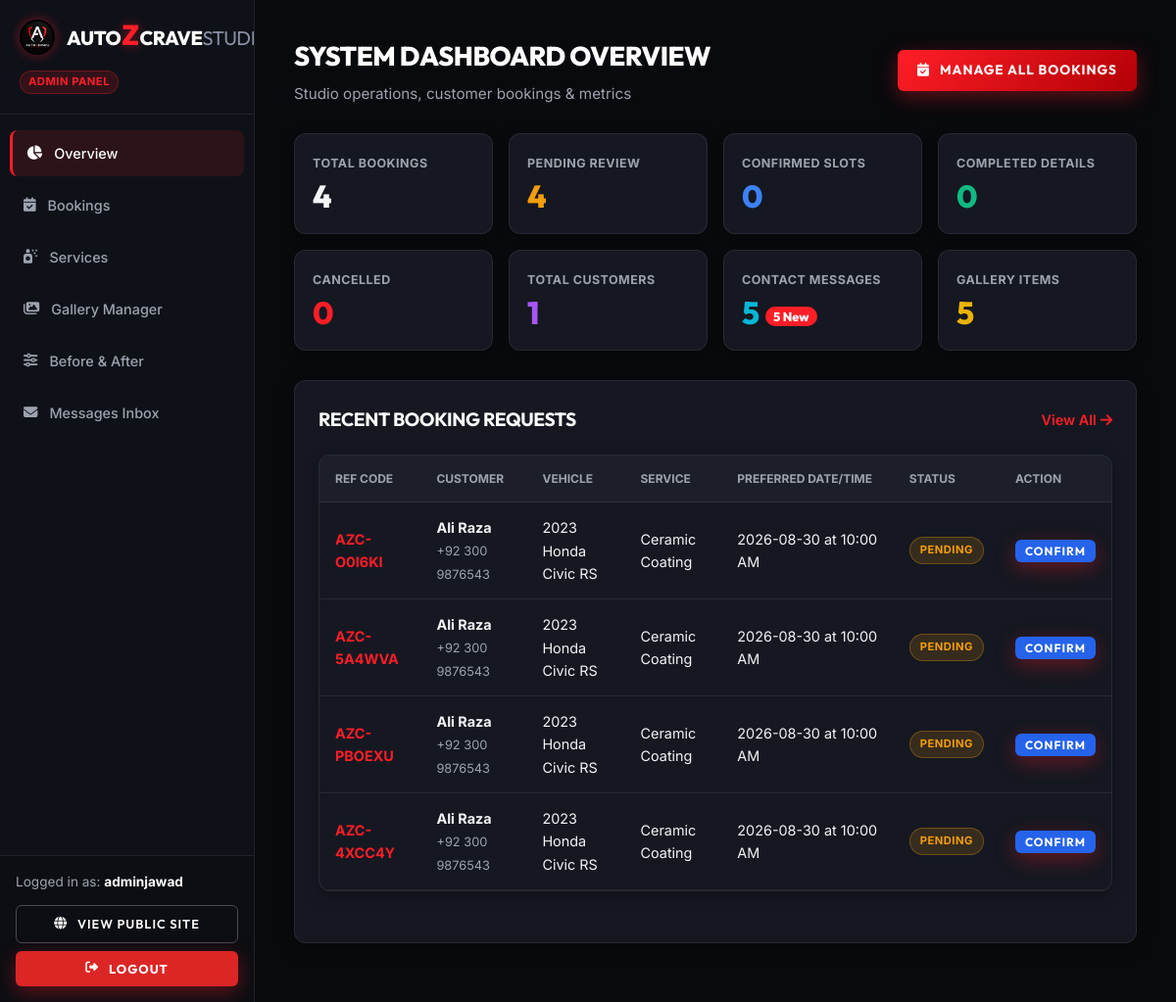
Page /admin/ (signed in) on the committed database.
### models/user.py (models this page shows, shortened)
class User(UserMixin, db.Model):
    __tablename__ = 'users'
    id = db.Column(db.Integer, primary_key=True)
    name = db.Column(db.String(100), nullable=False)
    email = db.Column(db.String(120), unique=True, nullable=False, index=True)
    password_hash = db.Column(db.String(256), nullable=False)
    role = db.Column(db.String(20), nullable=False, default='customer')  # 'admin' or 'customer'
    created_at = db.Column(db.DateTime, default=datetime.utcnow)
    def is_admin(self):
        return self.role == 'admin'

### models/booking.py (models this page shows, shortened)
class Booking(db.Model):
    __tablename__ = 'bookings'
    id = db.Column(db.Integer, primary_key=True)
    reference_code = db.Column(db.String(20), unique=True, nullable=False, default=generate_booking_ref, index=True)
    customer_name = db.Column(db.String(100), nullable=False)
    customer_email = db.Column(db.String(120), nullable=False)
    customer_phone = db.Column(db.String(30), nullable=False)
    vehicle_make = db.Column(db.String(50), nullable=False)
    vehicle_model = db.Column(db.String(50), nullable=False)
    vehicle_year = db.Column(db.String(10), nullable=False)
    service_id = db.Column(db.Integer, db.ForeignKey('services.id'), nullable=False)
    preferred_date = db.Column(db.String(20), nullable=False)
    preferred_time = db.Column(db.String(20), nullable=False)
    additional_notes = db.Column(db.Text, nullable=True)
    status = db.Column(db.String(20), default='Pending', nullable=False)  # Pending, Confirmed, Completed, Cancelled
    created_at = db.Column(db.DateTime, default=datetime.utcnow)

### models/service.py (models this page shows, shortened)
class Service(db.Model):
    __tablename__ = 'services'
    id = db.Column(db.Integer, primary_key=True)
    name = db.Column(db.String(100), nullable=False)
    description = db.Column(db.Text, nullable=False)
    price = db.Column(db.String(50), nullable=True)  # e.g., "PKR 45,000" or "Starting PKR 30,000"
    duration = db.Column(db.String(50), nullable=True)  # e.g., "1 - 2 Days"
    image = db.Column(db.String(255), nullable=True)
    is_active = db.Column(db.Boolean, default=True, nullable=False)
    created_at = db.Column(db.DateTime, default=datetime.utcnow)
    bookings = db.relationship('Booking', backref='service', lazy=True, cascade='all, delete-orphan')

### routes/admin.py (the view)
@admin_bp.route('/')
@admin_required
def dashboard():
    total_bookings = Booking.query.count()
    pending_bookings = Booking.query.filter_by(status='Pending').count()
    confirmed_bookings = Booking.query.filter_by(status='Confirmed').count()
    completed_bookings = Booking.query.filter_by(status='Completed').count()
    cancelled_bookings = Booking.query.filter_by(status='Cancelled').count()
    total_messages = ContactMessage.query.count()
    unread_messages = ContactMessage.query.filter_by(status='Unread').count()
    total_gallery = GalleryItem.query.count()
    unique_customers = db.session.query(Booking.customer_email).distinct().count()
    recent_bookings = Booking.query.order_by(Booking.created_at.desc()).limit(8).all()
    recent_messages = ContactMessage.query.order_by(ContactMessage.created_at.desc()).limit(5).all()
    return render_template('admin/dashboard.html',
                           total_bookings=total_bookings,
                           pending_bookings=pending_bookings,
                           confirmed_bookings=confirmed_bookings,
                           completed_bookings=completed_bookings,
                           cancelled_bookings=cancelled_bookings,
                           total_messages=total_messages,
                           unread_messages=unread_messages,
                           total_gallery=total_gallery,
                           unique_customers=unique_customers,
                           recent_bookings=recent_bookings,
                           recent_messages=recent_messages)

### routes/admin.py (called while the page is built)
def admin_required(f):
    @wraps(f)
    @login_required
    def decorated_function(*args, **kwargs):
        if not current_user.is_admin():
            flash('Admin authorization required.', 'error')
            return redirect(url_for('auth.login'))
        return f(*args, **kwargs)
    return decorated_function

### templates/admin/dashboard.html (shortened to what this page needs)
{% extends "admin/base_admin.html" %}
{% block content %}
<div class="admin-header">
    <div>
        <h1 class="admin-page-title">SYSTEM DASHBOARD OVERVIEW</h1>
        <p style="color: var(--admin-muted); font-size: 0.95rem;">Studio operations, customer bookings & metrics</p>
    </div>
    <a href="{{ url_for('admin.bookings') }}" class="btn-primary" style="font-size: 0.85rem; padding: 10px 20px;">
        <i class="fa-solid fa-calendar-check"></i> MANAGE ALL BOOKINGS
    </a>
</div>
<div class="stats-grid">
    <div class="stat-card">
        <span class="stat-label">Total Bookings</span>
        <div class="stat-value">{{ total_bookings }}</div>
    </div>
    <div class="stat-card">
        <span class="stat-label">Pending Review</span>
        <div class="stat-value pending">{{ pending_bookings }}</div>
    </div>
    <div class="stat-card">
        <span class="stat-label">Confirmed Slots</span>
        <div class="stat-value confirmed">{{ confirmed_bookings }}</div>
    </div>
    <div class="stat-card">
        <span class="stat-label">Completed Details</span>
        <div class="stat-value completed">{{ completed_bookings }}</div>
    </div>
    <div class="stat-card">
        <span class="stat-label">Cancelled</span>
        <div class="stat-value cancelled">{{ cancelled_bookings }}</div>
    </div>
    <div class="stat-card">
        <span class="stat-label">Total Customers</span>
        <div class="stat-value" style="color: #a855f7;">{{ unique_customers }}</div>
    </div>
    <div class="stat-card">
        <span class="stat-label">Contact Messages</span>
        <div class="stat-value" style="color: #06b6d4;">{{ total_messages }} {% if unread_messages %}<span style="font-size: 0.8rem; background: var(--admin-red); color:#fff; padding:2px 8px; border-radius:50px; vertical-align:middle;">{{ unread_messages }} New</span>{% endif %}</div>
    </div>
    <div class="stat-card">
        <span class="stat-label">Gallery Items</span>
        <div class="stat-value" style="color: #eab308;">{{ total_gallery }}</div>
    </div>
</div>
<div class="admin-card-box">
    <div style="display: flex; justify-content: space-between; align-items: center; margin-bottom: 20px;">
        <h3 style="font-size: 1.2rem; text-transform: uppercase;">Recent Booking Requests</h3>
        <a href="{{ url_for('admin.bookings') }}" style="color: var(--admin-red); font-weight: 600; font-size: 0.9rem;">View All <i class="fa-solid fa-arrow-right"></i></a>
    </div>
    <div class="admin-table-container">
        <table class="admin-table">
            <thead>
                <tr>
                    <th>REF CODE</th>
                    <th>CUSTOMER</th>
                    <th>VEHICLE</th>
                    <th>SERVICE</th>
                    <th>PREFERRED DATE/TIME</th>
                    <th>STATUS</th>
                    <th>ACTION</th>
                </tr>
            </thead>
            <tbody>
                {% for b in recent_bookings %}
                <tr>
                    <td style="font-weight: 700; color: var(--admin-red);">{{ b.reference_code }}</td>
                    <td>
                        <strong style="display:block;">{{ b.customer_name }}</strong>
                        <span style="font-size:0.8rem; color:var(--admin-muted);">{{ b.customer_phone }}</span>
                    </td>
                    <td>{{ b.vehicle_year }} {{ b.vehicle_make }} {{ b.vehicle_model }}</td>
                    <td>{{ b.service.name if b.service else 'Service (Archived)' }}</td>
                    <td>{{ b.preferred_date }} at {{ b.preferred_time }}</td>
                    <td>
                        <span class="badge badge-{{ b.status.lower() }}">{{ b.status }}</span>
                    </td>
                    <td>
                        <form action="{{ url_for('admin.update_booking_status', booking_id=b.id) }}" method="POST" style="display:inline-flex; gap:4px;">
                            {% if b.status == 'Pending' %}
                            <button type="submit" name="status" value="Confirmed" class="btn-primary" style="padding: 4px 10px; font-size: 0.75rem; background: #2563eb;">Confirm</button>
                            {% elif b.status == 'Confirmed' %}
                            <button type="submit" name="status" value="Completed" class="btn-primary" style="padding: 4px 10px; font-size: 0.75rem; background: #059669;">Complete</button>
                            {% else %}
                            <a href="{{ url_for('admin.bookings') }}" style="font-size: 0.85rem; color: var(--admin-muted);">Manage</a>
                            {% endif %}
                        </form>
                    </td>
                </tr>
                {% else %}
                <tr>
                    <td colspan="7" style="text-align: center; color: var(--admin-muted); padding: 30px;">No recent bookings found.</td>
                </tr>
                {% endfor %}
            </tbody>
        </table>
    </div>
</div>
{% endblock %}

### templates/admin/base_admin.html (shortened to what this page needs)
<!DOCTYPE html>
<html lang="en">
<head>
    <link rel="stylesheet" href="https://cdnjs.cloudflare.com/ajax/libs/font-awesome/6.4.0/css/all.min.css">
    <link rel="stylesheet" href="{{ url_for('static', filename='css/style.css') }}">
    <link rel="stylesheet" href="{{ url_for('static', filename='css/admin.css') }}">
</head>
<body class="admin-body">
    <aside class="admin-sidebar" id="adminSidebar">
        <div class="admin-sidebar-header">
            <a href="{{ url_for('admin.dashboard') }}" class="brand-logo" style="font-size: 1.25rem;">
                <img src="{{ url_for('static', filename='images/logo.jpg') }}" alt="AutozCraveStudio Logo" class="brand-logo-img" style="height: 36px;">
                <span>Auto<span class="z-red">Z</span>Crave<span class="studio-gray">Studio</span></span>
            </a>
            <span style="display:inline-block; font-size:0.7rem; color:var(--red-z); background:rgba(255,30,39,0.15); border:1px solid rgba(255,30,39,0.3); padding:2px 8px; border-radius:50px; font-weight:700; margin-top:8px; letter-spacing:0.5px;">ADMIN PANEL</span>
        </div>
        <nav class="admin-nav">
            <a href="{{ url_for('admin.dashboard') }}" class="admin-nav-item {% if request.endpoint == 'admin.dashboard' %}active{% endif %}">
                <i class="fa-solid fa-chart-pie"></i> Overview
            </a>
            <a href="{{ url_for('admin.bookings') }}" class="admin-nav-item {% if request.endpoint == 'admin.bookings' %}active{% endif %}">
                <i class="fa-solid fa-calendar-check"></i> Bookings
            </a>
            <a href="{{ url_for('admin.services') }}" class="admin-nav-item {% if request.endpoint == 'admin.services' %}active{% endif %}">
                <i class="fa-solid fa-spray-can-sparkles"></i> Services
            </a>
            <a href="{{ url_for('admin.gallery') }}" class="admin-nav-item {% if request.endpoint == 'admin.gallery' %}active{% endif %}">
                <i class="fa-solid fa-images"></i> Gallery Manager
            </a>
            <a href="{{ url_for('admin.before_after') }}" class="admin-nav-item {% if request.endpoint == 'admin.before_after' %}active{% endif %}">
                <i class="fa-solid fa-sliders"></i> Before & After
            </a>
            <a href="{{ url_for('admin.messages') }}" class="admin-nav-item {% if request.endpoint == 'admin.messages' %}active{% endif %}">
                <i class="fa-solid fa-envelope"></i> Messages Inbox
            </a>
        </nav>
        <div class="admin-sidebar-footer">
            <div style="font-size: 0.85rem; color: var(--admin-muted); margin-bottom: 12px;">
                Logged in as: <strong style="color:#fff;">{{ current_user.name }}</strong>
            </div>
            <a href="{{ url_for('main.index') }}" class="btn-outline" target="_blank" style="width: 100%; padding: 8px 14px; font-size: 0.8rem; margin-bottom: 8px; text-align: center; justify-content: center;">
                <i class="fa-solid fa-globe"></i> View Public Site
            </a>
            <a href="{{ url_for('auth.logout') }}" class="btn-primary" style="width: 100%; padding: 8px 14px; font-size: 0.8rem; background: #dc2626; text-align: center; justify-content: center;">
                <i class="fa-solid fa-right-from-bracket"></i> Logout
            </a>
        </div>
    </aside>
    <main class="admin-main">
        {% block content %}{% endblock %}
    </main>
</body>
</html>

### static/css/style.css (style rules this page uses)
:root { --bg-dark: #0a0b0e; --bg-surface: #11131a; --bg-card: rgba(20, 24, 34, 0.75); --bg-card-hover: rgba(28, 33, 46, 0.85); --border-color: rgba(255, 255, 255, 0.08); --border-accent: rgba(255, 30, 39, 0.4); --text-main: #ffffff; --text-muted: #9aa1b2; --text-subtle: #6c758d; --red-z: #ff1e27; --red-glow: rgba(255, 30, 39, 0.45); --red-gradient: linear-gradient(135deg, #ff1e27 0%, #b30006 100%); --font-heading: 'Outfit', 'Montserrat', -apple-system, sans-serif; --font-body: 'Inter', -apple-system, sans-serif; --radius-sm: 6px; --radius-md: 12px; --radius-lg: 20px; --transition: all 0.3s cubic-bezier(0.16, 1, 0.3, 1); }
*, *::before, *::after { box-sizing: border-box; margin: 0; padding: 0; }
html { scroll-behavior: smooth; font-size: 16px; }
body { background-color: var(--bg-dark); color: var(--text-main); font-family: var(--font-body); line-height: 1.6; overflow-x: hidden; min-height: 100vh; display: flex; flex-direction: column; }
h1, h2, h3, h4, h5, h6 { font-family: var(--font-heading); font-weight: 700; letter-spacing: -0.02em; color: var(--text-main); }
a { color: inherit; text-decoration: none; transition: var(--transition); }
img { max-width: 100%; height: auto; display: block; }
.brand-logo { font-family: var(--font-heading); font-size: 1.6rem; font-weight: 800; letter-spacing: -0.5px; text-transform: uppercase; color: #ffffff; display: inline-flex; align-items: center; gap: 12px; margin-right: 40px; }
.brand-logo-img { height: 44px; width: auto; border-radius: 50%; box-shadow: 0 0 12px var(--red-glow); transition: transform 0.3s ease; }
.brand-logo .z-red { color: var(--red-z); text-shadow: 0 0 12px var(--red-glow); font-size: 1.8rem; line-height: 1; margin: 0 1px; }
.brand-logo .studio-gray { color: #8a91a4; font-weight: 400; }
.btn-primary { display: inline-flex; align-items: center; justify-content: center; gap: 10px; background: var(--red-gradient); color: #ffffff; font-family: var(--font-heading); font-weight: 700; text-transform: uppercase; letter-spacing: 1px; padding: 14px 32px; border-radius: var(--radius-sm); border: none; cursor: pointer; box-shadow: 0 6px 20px rgba(255, 30, 39, 0.35); transition: var(--transition); }
.btn-outline { display: inline-flex; align-items: center; justify-content: center; gap: 10px; background: transparent; color: #ffffff; font-family: var(--font-heading); font-weight: 600; text-transform: uppercase; letter-spacing: 1px; padding: 13px 30px; border-radius: var(--radius-sm); border: 1px solid rgba(255, 255, 255, 0.25); cursor: pointer; transition: var(--transition); }

### rows in the picture
User: name "adminjawad"
Booking: reference_code "AZC-O0I6KI", customer_name "Ali Raza", customer_phone "+92 300 9876543", vehicle_year "2023", vehicle_make "Honda", vehicle_model "Civic RS", service "Ceramic Coating", preferred_date "2026-08-30", preferred_time "10:00 AM", status "PENDING", shows "CONFIRM"
Booking: reference_code "AZC-5A4WVA", customer_name "Ali Raza", customer_phone "+92 300 9876543", vehicle_year "2023", vehicle_make "Honda", vehicle_model "Civic RS", service "Ceramic Coating", preferred_date "2026-08-30", preferred_time "10:00 AM", status "PENDING", shows "CONFIRM"
Booking: reference_code "AZC-PBOEXU", customer_name "Ali Raza", customer_phone "+92 300 9876543", vehicle_year "2023", vehicle_make "Honda", vehicle_model "Civic RS", service "Ceramic Coating", preferred_date "2026-08-30", preferred_time "10:00 AM", status "PENDING", shows "CONFIRM"
Booking: reference_code "AZC-4XCC4Y", customer_name "Ali Raza", customer_phone "+92 300 9876543", vehicle_year "2023", vehicle_make "Honda", vehicle_model "Civic RS", service "Ceramic Coating", preferred_date "2026-08-30", preferred_time "10:00 AM", status "PENDING", shows "CONFIRM"

### other values in the picture
{{ total_bookings }} "4"
{{ pending_bookings }} "4"
{{ confirmed_bookings }} "0"
{{ completed_bookings }} "0"
{{ cancelled_bookings }} "0"
{{ unique_customers }} "1"
{{ total_messages }} "5"
{{ unread_messages }} "5"
{{ total_gallery }} "5"
